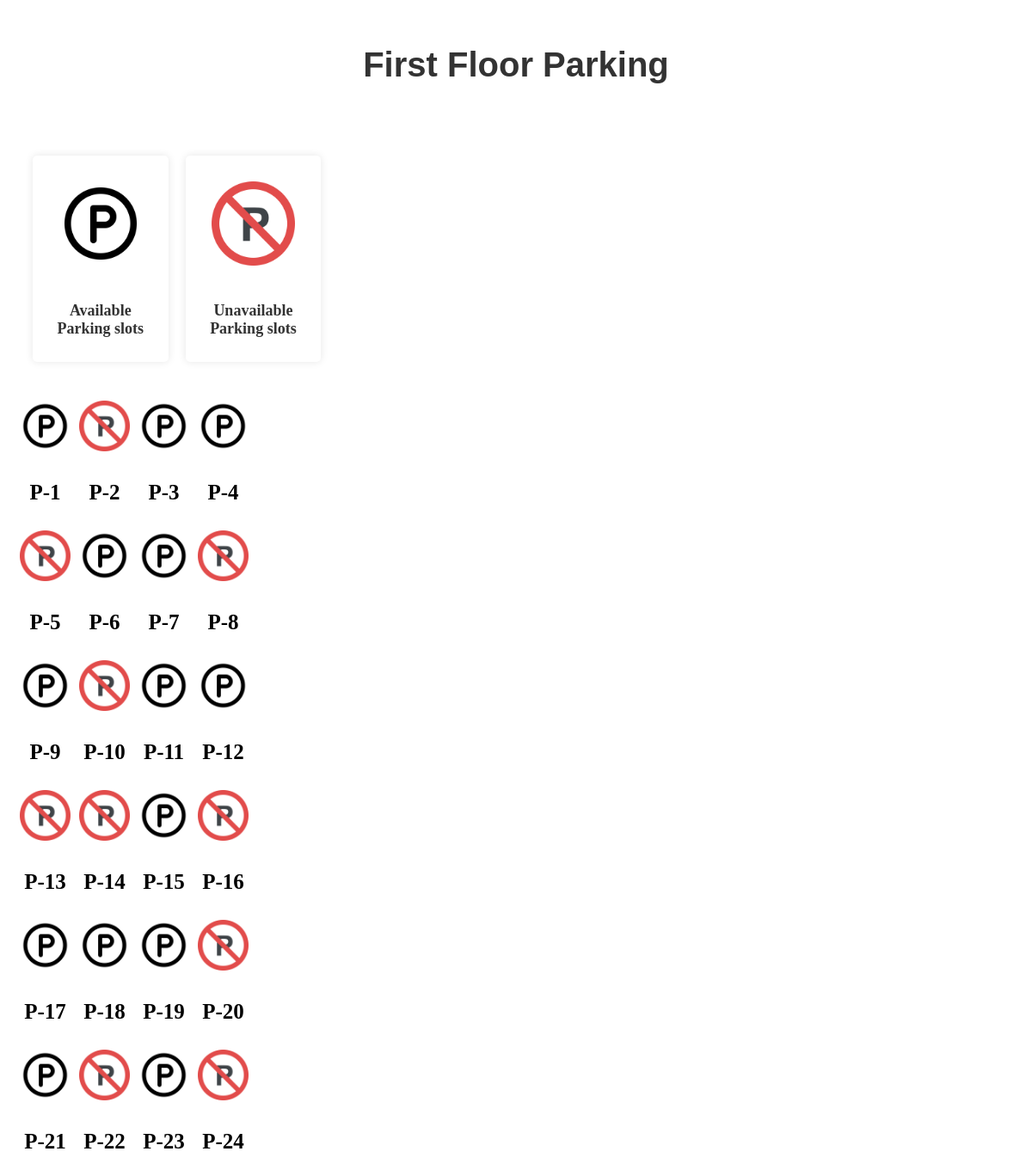
Screenshot of /src/homepage/src/Reservation/floor2.php with the database file from the repository.
### tables this page shows
CREATE TABLE `first_floor_parking` (
  `slot_number` char(4) NOT NULL,
  `is_available` tinyint(1) DEFAULT NULL
);

### src/homepage/src/Reservation/floor2.php (the view, shortened to what this page needs)
<!DOCTYPE html>
<html lang="en">
<head>
    <link rel="stylesheet" href="./css/reservation.css">
</head>
<body>
    <h2>First Floor Parking</h2>
    <div class="containers">
        <div class="static">
            <div class="static_img">
                <img src="./images/parking.png" alt="">
            </div>
            <p class="definition">Available Parking slots</p>
        </div>
        <div class="static">
            <div class="static_img">
                <img src="./images/noparking.png" alt="" >
            </div>
            <p class="definition">Unavailable Parking slots</p>
        </div>
    </div>
    <section class="parking-slots">
        <div class="box-containers">
        <?php
            $servername = "localhost";
            $username = "root";
            $password = "";
            $dbname = "smartparkpro";
            $conn = new mysqli($servername, $username, $password, $dbname);
            $sql = "SELECT slot_number, is_available FROM first_floor_parking ORDER BY CAST(SUBSTRING(slot_number, 3) AS UNSIGNED)";
            $result = $conn->query($sql);
            if ($result->num_rows > 0) {
                while ($row = $result->fetch_assoc()) {
                    $slotNumber = $row["slot_number"];
                    $isParkingAvailable = $row["is_available"];
                    $floor = "First Floor Parking";
                    $imageSrc = ($isParkingAvailable) ? "./images/parking.png" : "./images/noparking.png";
                    $onClick = ($isParkingAvailable) ? "" : " onclick=\"showUnavailableSlotAlert(event)\"";
                    echo '<div class="boxes">';
                    echo '    <div class="images">';
                    echo '        <a href="index.php?floor=' . urlencode($floor) . '&slot=' . urlencode($slotNumber) . '"><img src="' . $imageSrc . '"' . $onClick . ' alt=""></a>';
                    echo '    </div>';
                    echo '    <p>' . $slotNumber . '</p>';
                    echo '</div>';
                }
            } else {
                echo "No parking slot data available.";
            }
            ?>
        </div>
    </section>
</body>
</html>

### src/homepage/src/Reservation/css/reservation.css (style rules this page uses)
p { font-size: 25px; font-family: "Times New Roman", Times, serif; font-weight: bold; text-align: center; }
.parking-slots { display: grid; grid-template-columns: repeat(4, 3fr); }
.box-containers { display: grid; grid-template-columns: repeat(4, 3fr); padding: 10px; }
.parking-slots .box-containers .boxes .images { justify-content: center; align-items: center; padding: 5px; }
.parking-slots .box-containers .boxes .images img { max-width: 100%; height: auto; object-fit: cover; transition: 0.2s linear; border-radius: 20px; }
h2 { font-family: 'Arial', sans-serif; color: #333; font-size: 2.5em; text-align: center; padding: 20px 0; }
.containers { display: flex; flex-wrap: nowrap; transition: all 0.3s ease-in-out; height: auto; width: 50%; padding: 20px; }
.static { background-color: #fff; border-radius: 5px; box-shadow: 0 0 10px rgba(0, 0, 0, 0.1); margin: 10px; width: calc(30% - 40px); text-align: center; padding: 10px; transition: all 0.3s ease-in-out; }
.static_img { overflow: hidden; padding-top: 5%; position: relative; padding:20px; }
.static_img img { width: 100%; height: auto; position: block; top: 0; left: 0; transition: all 0.3s ease-in-out; }
.definition { font-size: 18px; color: #333; transition: all 0.3s ease-in-out; }

### rows the page displays
first_floor_parking: slot_number "P-1"
first_floor_parking: slot_number "P-2"
first_floor_parking: slot_number "P-3"
first_floor_parking: slot_number "P-4"
first_floor_parking: slot_number "P-5"
first_floor_parking: slot_number "P-6"
first_floor_parking: slot_number "P-7"
first_floor_parking: slot_number "P-8"
first_floor_parking: slot_number "P-9"
first_floor_parking: slot_number "P-10"
first_floor_parking: slot_number "P-11"
first_floor_parking: slot_number "P-12"
first_floor_parking: slot_number "P-13"
first_floor_parking: slot_number "P-14"
first_floor_parking: slot_number "P-15"
first_floor_parking: slot_number "P-16"
first_floor_parking: slot_number "P-17"
first_floor_parking: slot_number "P-18"
first_floor_parking: slot_number "P-19"
first_floor_parking: slot_number "P-20"
first_floor_parking: slot_number "P-21"
first_floor_parking: slot_number "P-22"
first_floor_parking: slot_number "P-23"
first_floor_parking: slot_number "P-24"
